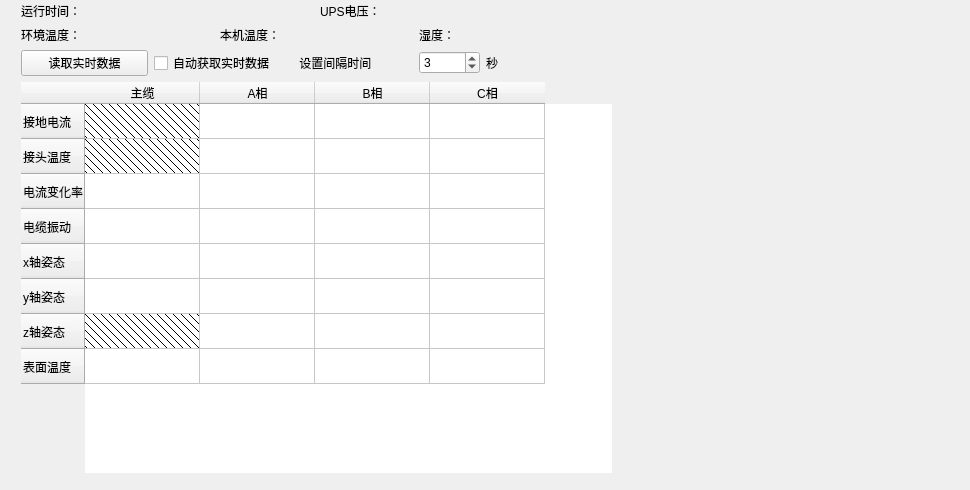
               <widget class="QWidget" name="scrollAreaWidgetContents_2">
                <property name="geometry">
                 <rect>
                  <x>0</x>
                  <y>0</y>
                  <width>970</width>
                  <height>490</height>
                 </rect>
                </property>
                <widget class="QWidget" name="layoutWidget">
                 <property name="geometry">
                  <rect>
                   <x>21</x>
                   <y>2</y>
                   <width>591</width>
                   <height>471</height>
                  </rect>
                 </property>
                 <layout class="QVBoxLayout" name="verticalLayout_7" stretch="1,6">
                  <item>
                   <layout class="QVBoxLayout" name="verticalLayout_3" stretch="2,1">
                    <item>
                     <layout class="QVBoxLayout" name="verticalLayout_2">
                      <item>
                       <layout class="QHBoxLayout" name="horizontalLayout_5" stretch="1,2,1,2">
                        <item>
                         <widget class="QLabel" name="label_14">
                          <property name="text">
                           <string>运行时间：</string>
                          </property>
                         </widget>
                        </item>
                        <item>
                         <widget class="QLabel" name="label_34">
                          <property name="text">
                           <string/>
                          </property>
                          <property name="buddy">
                           <cstring></cstring>
                          </property>
                         </widget>
                        </item>
                        <item>
                         <widget class="QLabel" name="label_37">
                          <property name="text">
                           <string>UPS电压：</string>
                          </property>
                         </widget>
                        </item>
                        <item>
                         <widget class="QLabel" name="label_38">
                          <property name="text">
                           <string/>
                          </property>
                         </widget>
                        </item>
                       </layout>
                      </item>
                      <item>
                       <layout class="QHBoxLayout" name="horizontalLayout_6">
                        <item>
                         <widget class="QLabel" name="label_43">
                          <property name="text">
                           <string>环境温度：</string>
                          </property>
                         </widget>
                        </item>
                        <item>
                         <widget class="QLabel" name="label_44">
                          <property name="text">
                           <string/>
                          </property>
                         </widget>
                        </item>
                        <item>
                         <widget class="QLabel" name="label_41">
                          <property name="text">
                           <string>本机温度：</string>
                          </property>
                         </widget>
                        </item>
                        <item>
                         <widget class="QLabel" name="label_46">
                          <property name="text">
                           <string/>
                          </property>
                         </widget>
                        </item>
                        <item>
                         <widget class="QLabel" name="label_45">
                          <property name="text">
                           <string>湿度：</string>
                          </property>
                         </widget>
                        </item>
                        <item>
                         <widget class="QLabel" name="label_42">
                          <property name="text">
                           <string/>
                          </property>
                         </widget>
                        </item>
                       </layout>
                      </item>
                     </layout>
                    </item>
                    <item>
                     <layout class="QHBoxLayout" name="horizontalLayout_4">
                      <item>
                       <widget class="QPushButton" name="pushButton_ReadRtData">
                        <property name="text">
                         <string>读取实时数据</string>
                        </property>
                       </widget>
                      </item>
                      <item>
                       <widget class="QCheckBox" name="checkBox">
                        <property name="text">
                         <string>自动获取实时数据</string>
                        </property>
                       </widget>
                      </item>
                      <item>
                       <widget class="QLabel" name="label_4">
                        <property name="text">
                         <string>    设置间隔时间</string>
                        </property>
                       </widget>
                      </item>
                      <item>
                       <widget class="QSpinBox" name="spinBox">
                        <property name="sizePolicy">
                         <sizepolicy hsizetype="Fixed" vsizetype="Fixed">
                          <horstretch>0</horstretch>
                          <verstretch>0</verstretch>
                         </sizepolicy>
                        </property>
                        <property name="minimum">
                         <number>1</number>
                        </property>
                        <property name="maximum">
                         <number>99999</number>
                        </property>
                        <property name="value">
                         <number>3</number>
                        </property>
                       </widget>
                      </item>
                      <item>
                       <widget class="QLabel" name="label_12">
                        <property name="text">
                         <string>秒</string>
                        </property>
                       </widget>
                      </item>
                     </layout>
                    </item>
                   </layout>
                  </item>
                  <item>
                   <widget class="QTableWidget" name="tableWidget">
                    <property name="sizePolicy">
                     <sizepolicy hsizetype="Expanding" vsizetype="Expanding">
                      <horstretch>0</horstretch>
                      <verstretch>0</verstretch>
                     </sizepolicy>
                    </property>
                    <property name="frameShape">
                     <enum>QFrame::NoFrame</enum>
                    </property>
                    <property name="midLineWidth">
                     <number>0</number>
                    </property>
                    <attribute name="horizontalHeaderDefaultSectionSize">
                     <number>115</number>
                    </attribute>
                    <attribute name="verticalHeaderDefaultSectionSize">
                     <number>35</number>
                    </attribute>
                    <row>
                     <property name="text">
                      <string>接地电流</string>
                     </property>
                    </row>
                    <row>
                     <property name="text">
                      <string>接头温度</string>
                     </property>
                    </row>
                    <row>
                     <property name="text">
                      <string>电流变化率</string>
                     </property>
                    </row>
                    <row>
                     <property name="text">
                      <string>电缆振动</string>
                     </property>
                    </row>
                    <row>
                     <property name="text">
                      <string>x轴姿态</string>
                     </property>
                    </row>
                    <row>
                     <property name="text">
                      <string>y轴姿态</string>
                     </property>
                    </row>
                    <row>
                     <property name="text">
                      <string>z轴姿态</string>
                     </property>
                    </row>
                    <row>
                     <property name="text">
                      <string>表面温度</string>
                     </property>
                    </row>
                    <column>
                     <property name="text">
                      <string>主缆</string>
                     </property>
                    </column>
                    <column>
                     <property name="text">
                      <string>A相</string>
                     </property>
                    </column>
                    <column>
                     <property name="text">
                      <string>B相</string>
                     </property>
                    </column>
                    <column>
                     <property name="text">
                      <string>C相</string>
                     </property>
                    </column>
                    <item row="0" column="0">
                     <property name="text">
                      <string/>
                     </property>
                     <property name="textAlignment">
                      <set>AlignLeft|AlignVCenter</set>
                     </property>
                     <property name="background">
                      <brush brushstyle="FDiagPattern">
                       <color alpha="255">
                        <red>0</red>
                        <green>0</green>
                        <blue>0</blue>
                       </color>
                      </brush>
                     </property>
                     <property name="foreground">
                      <brush brushstyle="NoBrush">
                       <color alpha="255">
                        <red>0</red>
                        <green>0</green>
                        <blue>0</blue>
                       </color>
                      </brush>
                     </property>
                    </item>
                    <item row="0" column="1">
                     <property name="text">
                      <string/>
                     </property>
                     <property name="background">
                      <brush brushstyle="NoBrush">
                       <color alpha="255">
                        <red>0</red>
                        <green>0</green>
                        <blue>0</blue>
                       </color>
                      </brush>
                     </property>
                     <property name="foreground">
                      <brush brushstyle="NoBrush">
                       <color alpha="255">
                        <red>0</red>
                        <green>0</green>
                        <blue>0</blue>
                       </color>
                      </brush>
                     </property>
                    </item>
                    <item row="1" column="0">
                     <property name="text">
                      <string/>
                     </property>
                     <property name="font">
                      <font>
                       <strikeout>false</strikeout>
                      </font>
                     </property>
                     <property name="background">
                      <brush brushstyle="FDiagPattern">
                       <color alpha="255">
                        <red>0</red>
                        <green>0</green>
                        <blue>0</blue>
                       </color>
                      </brush>
                     </property>
                     <property name="foreground">
                      <brush brushstyle="FDiagPattern">
                       <color alpha="255">
                        <red>0</red>
                        <green>0</green>
                        <blue>0</blue>
                       </color>
                      </brush>
                     </property>
                    </item>
                    <item row="6" column="0">
                     <property name="text">
                      <string/>
                     </property>
                     <property name="background">
                      <brush brushstyle="FDiagPattern">
                       <color alpha="255">
                        <red>0</red>
                        <green>0</green>
                        <blue>0</blue>
                       </color>
                      </brush>
                     </property>
                     <property name="foreground">
                      <brush brushstyle="FDiagPattern">
                       <color alpha="255">
                        <red>0</red>
                        <green>0</green>
                        <blue>0</blue>
                       </color>
                      </brush>
                     </property>
                    </item>
                   </widget>
                  </item>
                 </layout>
                </widget>
               </widget>
